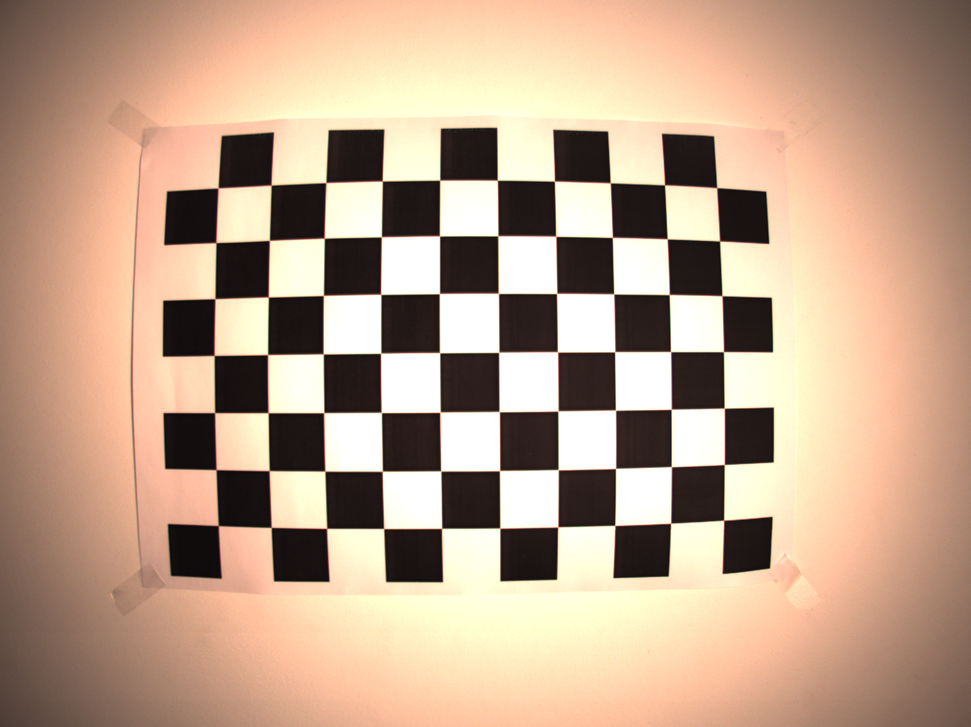
#> input picture streamer/legacy_code/camera/calibration_images/calib_5.png, 971 x 727 px, shrunk from 2064 x 1544 before the run; its folder holds only this picture in this run
$ python compute_camera_matrix.py
#> lines starting #> are read from the running program, lines starting #| are printed output that depends on the picture; after the words box and inside, x2 and y2 are one past the last pixel; in counts of white or black regions, pixels touching at a corner belong together
import cv2
from glob import glob
import numpy as np
import pickle

GRID_SIZE = (7, 10)

criteria = (cv2.TERM_CRITERIA_EPS + cv2.TERM_CRITERIA_MAX_ITER, 30, 0.001)

objp = np.zeros((GRID_SIZE[0] * GRID_SIZE[1], 3), np.float32)
objp[:, :2] = np.mgrid[0:GRID_SIZE[1], 0:GRID_SIZE[0]].T.reshape(-1, 2)

objpoints = []
imgpoints = []

input_files = glob("calibration_images/*.png")

for f in input_files:
    img = cv2.imread(f)
#> img is the input picture: shape (727, 971, 3); mean B, G, R 138.6, 161.2, 189.4
    gray = cv2.cvtColor(img, cv2.COLOR_RGB2GRAY)
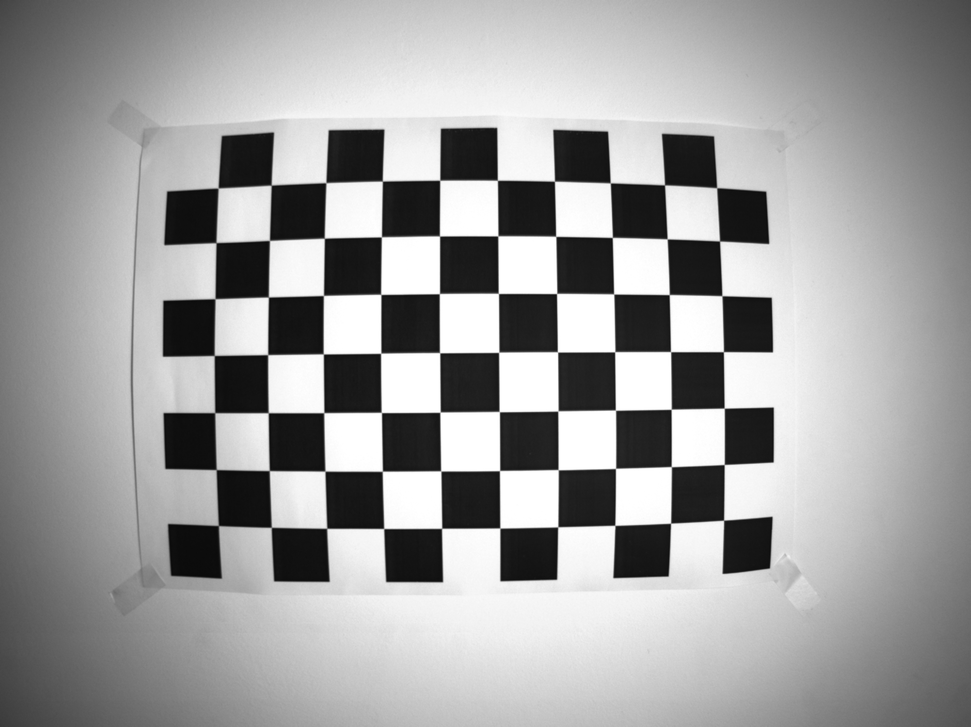
#> gray: shape (727, 971); min 9, max 255, mean 157.7

    ret, corners = cv2.findChessboardCorners(gray, (GRID_SIZE[1], GRID_SIZE[0]), None)  # TODO does gridsize order matter? YES
#> ret = True; corners = 70 rows, first 8: [723.6, 520.2], [670.5, 523.2], [614.8, 525.4], [557.7, 526.8], [499.8, 528.1], [441.6, 528.3], [383.7, 528.5], [326.7, 528.3]

    if ret:
        objpoints.append(objp)

        corners2 = cv2.cornerSubPix(gray, corners, (11, 11), (-1, -1), criteria)
#> corners2 = 70 rows, first 8: [723.7, 520.2], [670.6, 523.2], [614.9, 525.4], [557.7, 526.8], [499.8, 528], [441.6, 528.3], [383.7, 528.5], [326.7, 528.3]
        imgpoints.append(corners2)

        img = cv2.drawChessboardCorners(img, GRID_SIZE, corners2, ret)
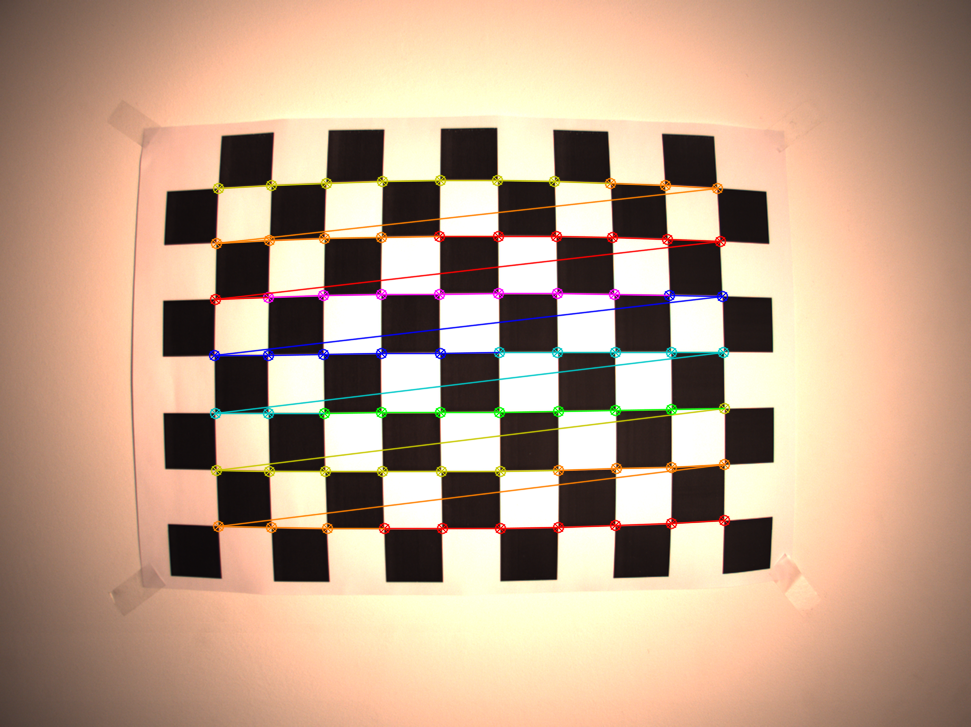
#> img: shape (727, 971, 3); 3.56% of pixels changed, all inside (x1, y1, x2, y2) = (208, 174, 731, 535)
        cv2.imshow('img', img)
        cv2.imwrite("checkerboard_corners.jpg", img)
        cv2.waitKey(0)
    else:
        print("No corners found!")

ret, mtx, dist, rvecs, tvecs = cv2.calibrateCamera(objpoints, imgpoints, gray.shape[::-1], None, None)
#> ret = 0.308; mtx = [[885, 0, 515.9], [0, 888.2, 400.7], [0, 0, 1]]; dist = [[-0.477, -0.0802, -0.00812, -0.00759, 1.99]]; rvecs = ([-0.0896, 0.00834, 3.13],); tvecs = ([3.73, 2.14, 15.2],)

calib_data = {'mtx': mtx, 'dist': dist, 'rvecs': rvecs, 'tvecs': tvecs, 'objpoints': objpoints, 'imgpoints': imgpoints} # TODO struct

with open("calib_coefs_cam.pkl", "wb") as f:
    pickle.dump(calib_data, f)

for f in input_files:
    image = cv2.imread(f)

    h, w = image.shape[:2]
#> h = 727; w = 971
    newcameramtx, roi = cv2.getOptimalNewCameraMatrix(calib_data['mtx'], calib_data['dist'], (w, h), 1, (w, h))
#> newcameramtx = [[808.7, 0, 504.7], [0, 801, 395.8], [0, 0, 1]]; roi = (66, 60, 870, 639)

    corrected = image.copy()

    # undistort
    cv2.undistort(image, calib_data['mtx'], calib_data['dist'], corrected, newcameramtx)
    # crop the image
    x, y, w, h = roi
#> x = 66; y = 60; w = 870; h = 639
    corrected = corrected[y:y + h, x:x + w]
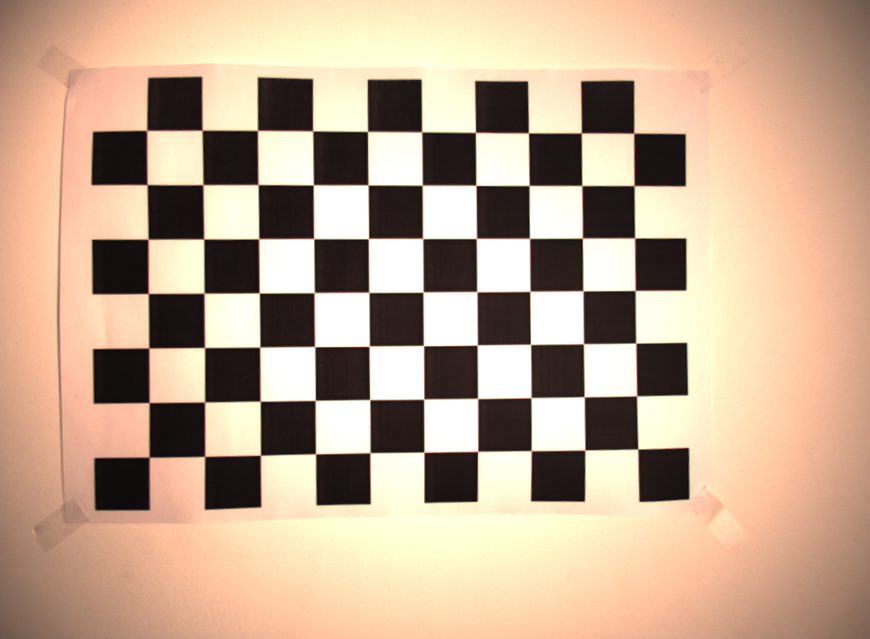
#> corrected: shape (639, 870, 3); mean B, G, R 144.4, 167.8, 194.1

    cv2.imwrite("calibrated_sample.jpg", corrected)
